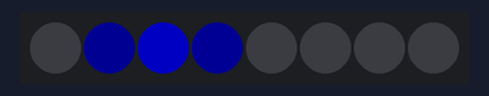
Bench run of a program on a simulated CircuitPython board. On the bench: 8 RGB LEDs in strip order, left to right. Dim RGB values are drawn brighter than linear.

Above: at 2.45 s.
At 32.9 s:
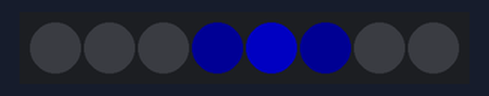
Timing chart, 0 to 40.0 s (numbered marks = the images above):
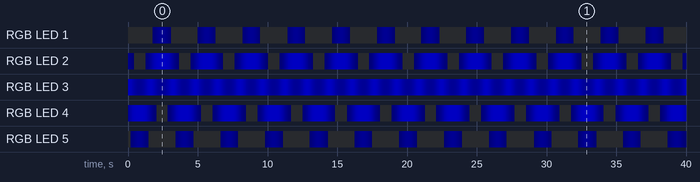

The program:

6_ondaEsempio.py
```python
import board
import neopixel
import time
import math

NUM_LED = 8
pixels = neopixel.NeoPixel(
    board.D9,
    NUM_LED,
    brightness=0.5,
    auto_write=False   # IMPORTANTE
)

# LED centrale (4 → indice 3)
centro = 3
ampiezza = 1
fase = 0.0
delta_fase = 0.1     # velocità OK come hai detto

# stato luminoso attuale (memoria)
blu_attuale = [0] * NUM_LED

# quanto velocemente il LED segue il target
smorzamento = 0.8    # più basso = più rilassante

while True:

    posizione = centro + ampiezza * math.sin(fase)

    for i in range(NUM_LED):
        distanza = abs(i - posizione)

        # curva morbida spaziale
        intensita = math.exp(- (distanza ** 2) * 1.5)
        blu_target = int(180 * intensita)

        # inerzia luminosa (fade VERO)
        blu_attuale[i] = blu_attuale[i] + (blu_target - blu_attuale[i]) * smorzamento

        pixels[i] = (0, 0, int(blu_attuale[i]))

    pixels.show()      # aggiornamento unico, stabile
    fase = fase + delta_fase
    time.sleep(0.05)
```
